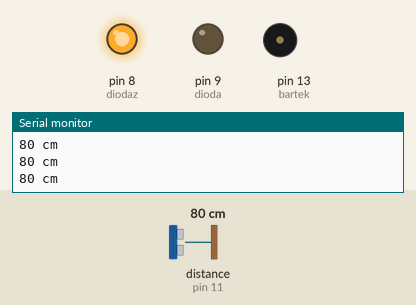
Simulated run of this sketch. Board: Arduino Uno, built with avr-gcc and run on an emulated ATmega328P. On the bench: output pins drawn as LEDs (lit = HIGH), buzzer (waves = sounding), the last lines printed to the serial monitor. Wiring (inferred from the names in the program): ultrasonic range finder: trigger pin 12; echo pin 11. The inputs (shaded band) are chosen by the test bench; at power-on: distance to the obstacle (sensor on pin 11) 80 cm. The echo pulse lasts 58.3 µs per cm; pins used as bus, display or sensor lines are not drawn.

Above: at 1.3 s.
1.4 s: distance to the obstacle (sensor on pin 11) set to 12 cm
2.9 s: distance to the obstacle (sensor on pin 11) set to 9 cm
At 3.27 s:
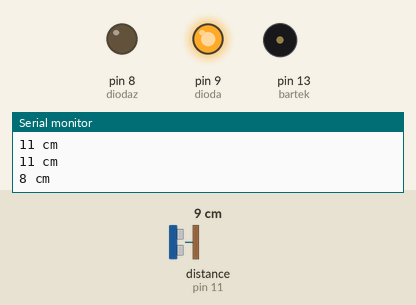
Timing chart, 0 to 11.9 s (numbered marks = the images above; inputs shaded):
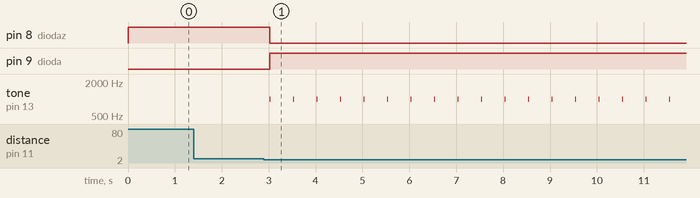

The sketch:

Interactive_Parking_Spaces.ino
```cpp
#define trigPin 12
#define echoPin 11
#define dioda 9
#define diodaz 8
#define bartek 13

void setup() {
  Serial.begin (9600);
  pinMode(trigPin, OUTPUT); //Pin, do którego podłączymy trig jako wyjście
  pinMode(echoPin, INPUT); //a echo, jako wejście
  pinMode(dioda, OUTPUT);
  pinMode(diodaz, OUTPUT);
  pinMode(bartek, OUTPUT);


}

void loop() {
  Serial.print(zmierzOdleglosc());
  Serial.println(" cm");
  delay(500);
}

int zmierzOdleglosc() {
  long czas, dystans;
  digitalWrite(trigPin, LOW);
  delayMicroseconds(2);
  digitalWrite(trigPin, HIGH);
  delayMicroseconds(10);
  digitalWrite(trigPin, LOW);

  czas = pulseIn(echoPin, HIGH);
  dystans = czas / 58;

  if(dystans<10){
    digitalWrite(dioda, HIGH);
    digitalWrite(diodaz, LOW);
  }
    else{
    digitalWrite(dioda, LOW);
    digitalWrite(diodaz, HIGH);
  }


  if(dystans<10){
   tone(bartek, 1000, 10);


  }
    else{
    digitalWrite(bartek, LOW);

  }

  return dystans;
}
```

Measured:
- the behaviour switches between 11 and 10 cm on distance to the obstacle (sensor on pin 11) (found by bisection; images 0 and 1)
- after the input at 2.9 s, pin 8 (diodaz): HIGH → LOW after 0.12 s; pin 9 (dioda): LOW → HIGH after 0.12 s; tone on pin 13 (bartek): alternates 1000 Hz for 0.01 s and silent for 0.49 s, starting after 0.12 s
